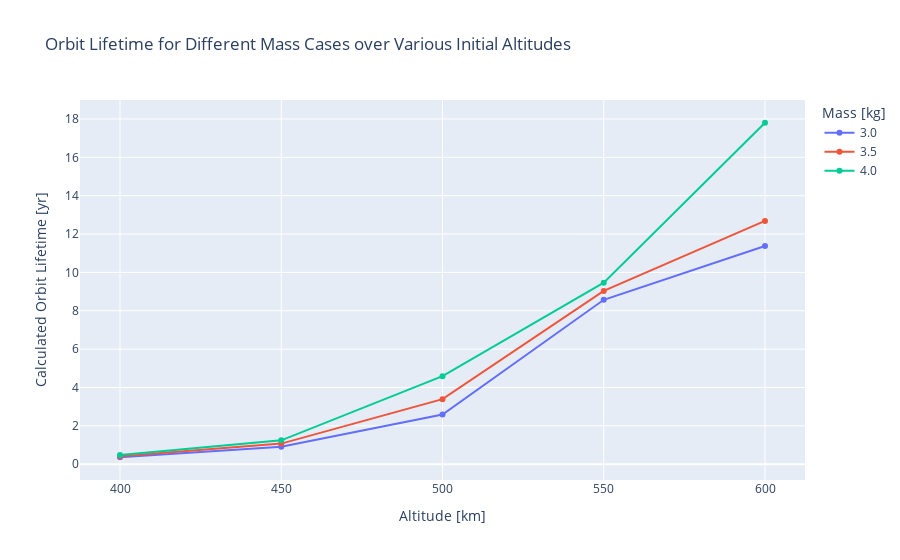

This figure's notebook cell:
### Code cell
import pandas as pd
import plotly.express as px

data = pd.read_csv("data/orbit_lifetime.csv", index_col=False)
display(data)

fig = px.line(
    data,
    x="Altitude [km]",
    y="Calculated Orbit Lifetime [yr]",
    color="Mass [kg]",
    title="Orbit Lifetime for Different Mass Cases over Various Initial Altitudes",
)
fig.update_traces(mode='lines+markers')


fig.show()

### Figure 1 — Plotly figure (JSON) as saved in the notebook; plotly's stock layout.template omitted (floating-point values rounded to 4 significant figures)
{"data": [{"hovertemplate": "Mass [kg]=3.0<br>Altitude [km]=%{x}<br>Calculated Orbit Lifetime [yr]=%{y}<extra></extra>", "legendgroup": "3.0", "line": {"color": "#636efa", "dash": "solid"}, "marker": {"symbol": "circle"}, "mode": "lines+markers", "name": "3.0", "orientation": "v", "showlegend": true, "type": "scatter", "x": [400, 450, 500, 550, 600], "xaxis": "x", "y": [0.361, 0.909, 2.593, 8.572, 11.38], "yaxis": "y"}, {"hovertemplate": "Mass [kg]=3.5<br>Altitude [km]=%{x}<br>Calculated Orbit Lifetime [yr]=%{y}<extra></extra>", "legendgroup": "3.5", "line": {"color": "#EF553B", "dash": "solid"}, "marker": {"symbol": "circle"}, "mode": "lines+markers", "name": "3.5", "orientation": "v", "showlegend": true, "type": "scatter", "x": [400, 450, 500, 550, 600], "xaxis": "x", "y": [0.419, 1.073, 3.389, 9.035, 12.69], "yaxis": "y"}, {"hovertemplate": "Mass [kg]=4.0<br>Altitude [km]=%{x}<br>Calculated Orbit Lifetime [yr]=%{y}<extra></extra>", "legendgroup": "4.0", "line": {"color": "#00cc96", "dash": "solid"}, "marker": {"symbol": "circle"}, "mode": "lines+markers", "name": "4.0", "orientation": "v", "showlegend": true, "type": "scatter", "x": [400, 450, 500, 550, 600], "xaxis": "x", "y": [0.479, 1.243, 4.591, 9.462, 17.8], "yaxis": "y"}], "layout": {"legend": {"title": {"text": "Mass [kg]"}, "tracegroupgap": 0}, "title": {"text": "Orbit Lifetime for Different Mass Cases over Various Initial Altitudes"}, "xaxis": {"anchor": "y", "domain": [0, 1], "title": {"text": "Altitude [km]"}}, "yaxis": {"anchor": "x", "domain": [0, 1], "title": {"text": "Calculated Orbit Lifetime [yr]"}}}}
